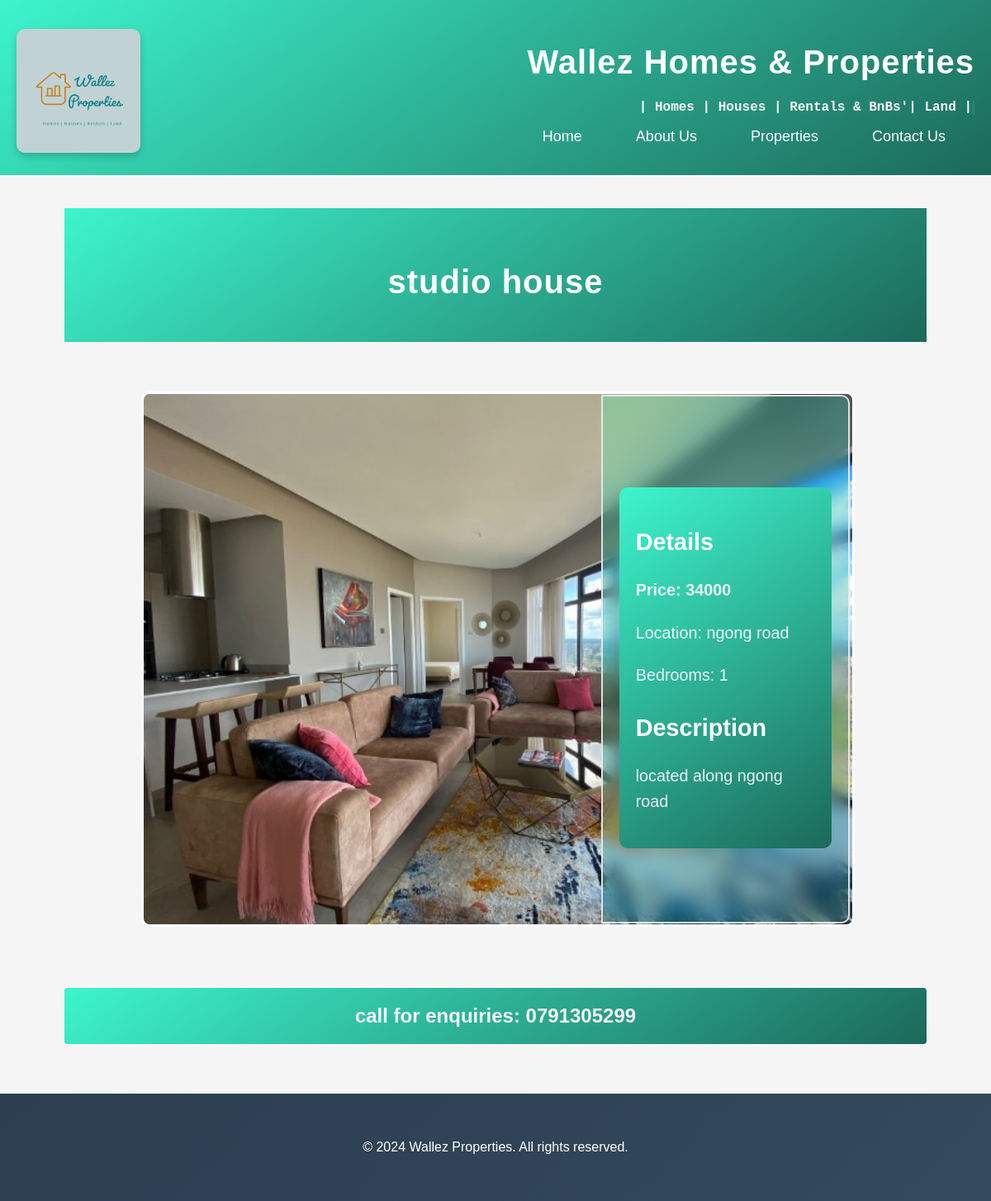
The app's page /listing/5/ with its own data.
### property/models.py (models this page shows, shortened)
class Listings(models.Model):
    title = models.CharField(max_length=255)
    price = models.IntegerField()
    description = models.TextField()
    location = models.CharField(max_length=255)
    image = models.ImageField(upload_to='images/')
    address = models.CharField(max_length=255)
    bedrooms = models.IntegerField()
    bathrooms = models.IntegerField()

### property/views.py (the view)
# urls.py: path('listing/<int:pk>/', views.listing_retrieve, name='listing_retrieve'),  # View listing details
def listing_retrieve(request, pk):
    listing = get_object_or_404(Listings, id=pk)
    context = {'listing': listing}
    return render(request, 'listing_detail.html', context)

### property/templates/listing_detail.html (shortened to what this page needs)
{% extends 'base.html' %}
{% load static %}
{% block content %}
<!DOCTYPE html>
<html lang="en">
<head>
    <link rel="stylesheet" href="{% static 'base.css' %}">
    <link rel="stylesheet" href="{% static 'details.css' %}">
</head>
<body>
    <header class="header">
        <div class="container">
            <h1 class="header-title">{{ listing.title }}</h1>
        </div>
    </header>
    <main class="main-content">
        <div class="container details-container">
            <div class="image-container">
                <img src="{{ listing.image.url }}" alt="{{ listing.title }}" class="property-image">
                <div class="glass-effect">
                    <div class="description">
                        <h2>Details</h2>
                        <div class ="spacing">
                            <p class="price">Price: {{ listing.price }}</p>
                            <p class="location">Location: {{ listing.location }}</p>
                            <p class="bedrooms">Bedrooms: {{ listing.bedrooms }}</p>
                        </div>
                        <h2>Description</h2>
                        <p>{{ listing.description }}</p>
                    </div>
                </div>
            </div>
        </div>
    </main>
    <h2 class="inquiry-number"> call for enquiries: 0791305299</h2>
</body>
</html>
{% endblock %}

### property/static/base.css (style rules this page uses)
body { font-family: 'Arial', sans-serif; }
.container { width: 90%; margin: 0 auto; padding: 20px 0; }
.header { background: linear-gradient(145deg, #3df5cd, #1c695a); color: #fff; padding: 20px 0; }
.header-title { animation-name: slideInRight; animation-duration: 1s; animation-timing-function: ease-in; animation-delay: 0s; animation-fill-mode: forwards; animation-iteration-count: 1; animation-direction: normal; font-size: 40px; margin-bottom: 10px; letter-spacing: 1px; transition: transform 0.5s; }
.property-image { width: 100%; height: 200px; object-fit: cover; border-radius: 8px; margin-bottom: 10px; }
.description { font-size: 18px; color: #666; max-width: 800px; margin: 0 auto; line-height: 1.6; }

### property/static/contact.css (style rules this page uses)
body { font-family: 'Open Sans', sans-serif; margin: 0; padding: 0; background-color: #f5f5f5; color: #333; }

### property/static/home.css (style rules this page uses)
body { font-family: 'Open Sans', sans-serif; margin: 0; padding: 0; color: #333; background-color: #f4f4f4; }
.main-content { max-width: 1200px; margin: 0 auto; padding: 20px; }
.property-image { width: 500px; height: 300px; object-fit: cover; border-radius: 2px; }
.price { font-size: 20px; font-weight: 700; color: #d32f2f; }
.description { font-size: 18px; color: #000000; max-width: 800px; margin: 0 auto; line-height: 1.8; }

### property/static/about.css (style rules this page uses)
body { font-family: 'Open Sans', sans-serif; margin: 0; padding: 0; background-color: #f5f5f5; color: #333; }

### property/static/details.css (style rules this page uses)
.details-container { display: flex; justify-content: center; align-items: center; flex-wrap: wrap; margin-top: 20px; }
.image-container { position: relative; width: 95%; }
.property-image { width: 100%; height: auto; object-fit: cover; border: 3px solid white; border-radius: 10px; }
.glass-effect { position: absolute; top: 4px; right: 0; width: 30%; height: 90%; padding: 20px; display: flex; flex-direction: column; justify-content: center; backdrop-filter: blur(10px) saturate(180%); -webkit-backdrop-filter: blur(10px) saturate(180%); background: linear-gradient(145deg, rgba(61, 245, 205, 0.3), rgba(28, 105, 90, 0.3)); border: 2px solid rgba(240, 237, 237, 0.911); border-radius: 0 10px 10px 0; color: white; }
.header { background: linear-gradient(145deg, #3df5cd, #1c695a); color: white; padding: 20px; text-align: center; }
.header-title { font-size: 2.5em; font-weight: bold; }
.description { position: relative; margin-top: 20px; padding: 20px; background: linear-gradient(145deg, #3df5cd, #1c695a); color: white; border-radius: 10px; text-align: left; z-index: 2; }
.description h2 { font-size: 1.6em; margin-bottom: 15px; color: #ffffff; }
.description p { font-size: 1.1em; line-height: 1.6; color: rgba(255, 255, 255, 0.9); }
.inquiry-number { background: linear-gradient(145deg, #3df5cd, #1c695a); padding: 20px; color:whitesmoke; text-align: center; border-radius: 4px; }

### records on screen
Listings: title "studio house", image (picture), price "34000", location "ngong road", bedrooms "1", description "located along ngong road"
